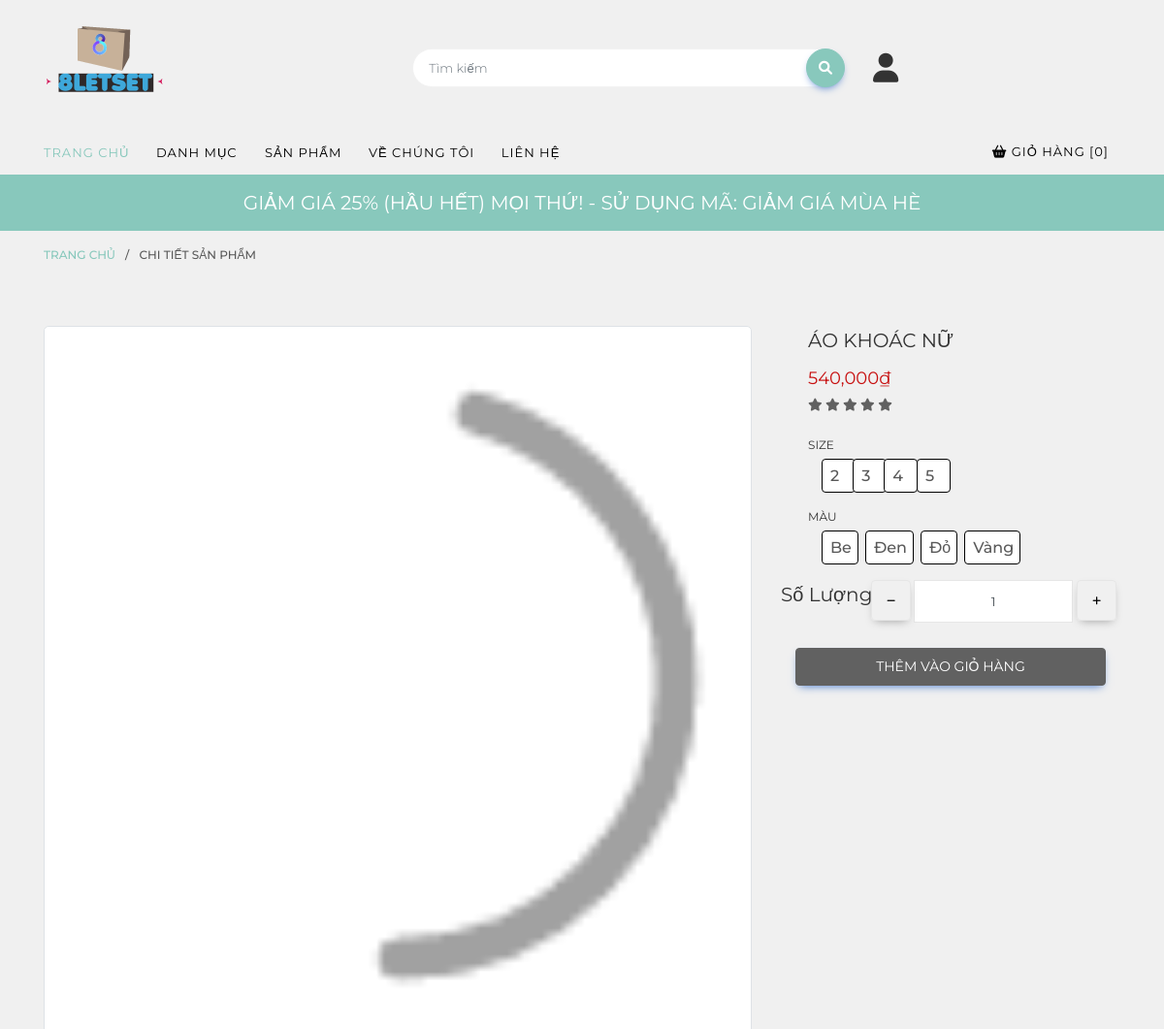
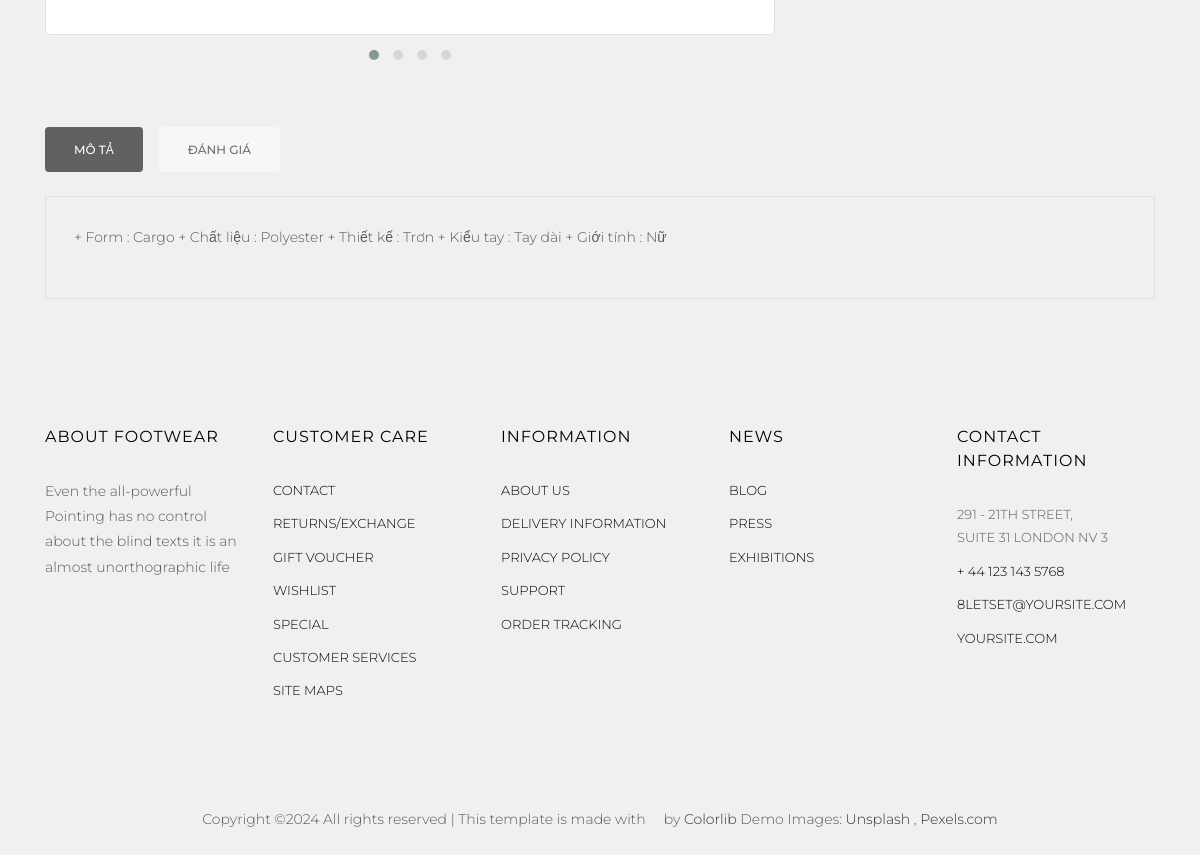
The app's page /?view=product-detail&id=95 with its own data (2 pictures, top to bottom).
### tables this page shows
CREATE TABLE `anhsp` (
  `MaSP` int(11) NOT NULL,
  `Anh1` varchar(500) NOT NULL,
  `Anh2` varchar(500) DEFAULT NULL,
  `Anh3` varchar(500) DEFAULT NULL,
  `Anh4` varchar(500) DEFAULT NULL
);

CREATE TABLE `sanpham` (
  `MaSP` int(11) NOT NULL,
  `TenSP` varchar(50) NOT NULL,
  `MaDM` int(11) DEFAULT NULL,
  `MaNCC` int(11) NOT NULL,
  `SoLuong` int(11) DEFAULT 0,
  `MoTa` text DEFAULT NULL,
  `DonGia` decimal(10,0) NOT NULL,
  `AnhNen` varchar(50) DEFAULT NULL
);

### model/database.php (called while the page is built, shortened)
<?php
    $servername = "localhost";
    $database = "8letset";
    $username = "root";
    $password = "";
    $conn = mysqli_connect($servername, $username, $password, $database);
function product($id){
  global $conn;
  $sql="SELECT * FROM sanpham WHERE `MaSP` = $id";
  $resulf=mysqli_query($conn,$sql);
  $count=mysqli_num_rows($resulf);
  if($count==0){
      return false;
    }else{
      return  $resulf;
    }
}
function price_sale($id,$gia){
  global $conn;
  $a=0; $b=0;$tong=0;
  date_default_timezone_set('Asia/Ho_Chi_Minh');$date=getdate();
  $km="SELECT * FROM `sanphamkhuyenmai` WHERE `MaSP`=".$id;
  $query_km=mysqli_query($conn,$km);
  if ($a!==0 && $b!==0) {
    return  $tong = $gia - $a - ($gia*$b/100);
  }elseif($b==0){
    return $tong=$gia-$a;
  }elseif($a==0){
    return $tong=$gia-($gia*$b/100);
  }else{
    return $gia;
  }
}
function product_detail_color($id){
  global $conn;
  $sql="SELECT  DISTINCT MaMau FROM `chitietsanpham` WHERE  `MaSP` = $id";
  $resulf=mysqli_query($conn,$sql);
  $count=mysqli_num_rows($resulf);
  if($count==0){
      return false;
    }else{
      return  $resulf;
    }
}
function product_detail_size($id){
  global $conn;
  $sql="SELECT  DISTINCT MaSize FROM `chitietsanpham` WHERE  `MaSP` = $id";
  $resulf=mysqli_query($conn,$sql);
  $count=mysqli_num_rows($resulf);
  if($count==0){
      return false;
    }else{
      return  $resulf;
    }
}
function product_detail_image($id){
  global $conn;
  $sql="SELECT  * FROM `anhsp` WHERE  `MaSP` = $id";
  $resulf=mysqli_query($conn,$sql);
  $count=mysqli_num_rows($resulf);
  if($count==0){
      return false;
    }else{
      return  $resulf;
    }
}
  $res=selectdata($sql); ?>

### view/product-detail.php (the view, shortened to what this page needs)
<?php
    $id = $_GET['id'];
    $product=mysqli_fetch_array(product($id));
    $price_sale=price_sale($product['MaSP'],$product['DonGia']);
    $product_detail_size=product_detail_size($id);
    $product_detail_color=product_detail_color($id);
    if(product_detail_image($id)==false){$product_detail_image=array('Anh1'=>'loader.gif','Anh2'=>'loader.gif','Anh3'=>'loader.gif','Anh4'=>'loader.gif'); }else{ $product_detail_image=mysqli_fetch_array(product_detail_image($id));}
?>
<div class="breadcrumbs">
    <div class="container">
        <div class="row">
            <div class="col">
                <p class="bread"><span><a href="?view">Trang chủ</a></span> / <span>Chi tiết sản phẩm<menu type="context"></menu></span></p>
            </div>
        </div>
    </div>
</div>
<div class="colorlib-product">
    <div class="container">
        <div class="row row-pb-lg product-detail-wrap">
            <div class="col-sm-8">
                <div class="owl-carousel">
                    <div class="item">
                        <div class="product-entry border">
                            <a href="#" class="prod-img">
                                <img src="webroot/image/sanpham/<?php echo $product_detail_image['Anh1'] ?>" class="img-fluid" alt="Dinh Tri code ">
                            </a>
                        </div>
                    </div>
                </div>
            </div>
            <form class="col-sm-4" action="?view=addtocart" method="post" id="form1">
                <div class="product-desc">
                    <h3><?php echo $product['TenSP']; ?></h3>
                    <p class="price">
                        <span><?php echo number_format($price_sale,0).'₫'; ?></span>
                        <span class="rate">
                            <i class="fas fa-star"></i>
                            <i class="fas fa-star"></i>
                            <i class="fas fa-star"></i>
                            <i class="fas fa-star"></i>
                            <i class="fas fa-star"></i>
                        </span>
                    </p>
                </div>
                <div class="size-wrap">
                    <div class="block-26 mb-2">
                        <h4>Size</h4>
                        <?php while ($row=(mysqli_fetch_array($product_detail_size))) {?>
                                <div class="box-size">
                                    <label class="custom-control-label " for="<?php echo $row['MaSize'];?>"><h6><?php echo $row['MaSize'];?></h6></label>
                                </div>
                        <?php }?>
                    </div>
                </div>
                <div class="size-wrap">
                    <div class="block-26 mb-2">
                        <h4>Màu</h4>
                        <?php while ($row=(mysqli_fetch_array($product_detail_color))) {?>
                        <div class="box-mau">
                            <label class="custom-control-label " for="<?php echo $row['MaMau'];?>"><h6><?php echo $row['MaMau'];?></h6></label>
                        </div> <?php }?>
                    </div>
                </div>
                <div class="size-wrap">
                <div class="input-group mb-4">
                    <h5>Số Lượng  </h5>
                    <span class="input-group-btn">
                        <button type="button" class="quantity-left-minus btn"  id="tru"><i class="fas fa-minus"></i></button>
                    </span>
                    <input type="text" id="soluong" name="soluong" id="soluong" class="form-control input-number" value="1" min="1" max="10">
                    <span class="input-group-btn ml-1">
                        <button type="button" class="quantity-right-plus btn" id="cong"> <i class="fas fa-plus"></i></button>
                    </span>
                </div>
                </div>
                <div class="col-sm-12 text-center">
                    <p class="addtocart"><button type="submit" form="form1" name='addtocart' class="btn col-sm-12 btn-primary "> Thêm vào giỏ hàng</button></p>
                </div>
            </form>
        </div>
        <div class="row">
            <div class="col-sm-12">
                <div class="row">
                    <div class="col-md-12 pills">
                        <div class="bd-example bd-example-tabs">
                            <ul class="nav nav-pills mb-3" id="pills-tab" role="tablist">
                                <li class="nav-item">
                                    <a class="nav-link active" id="pills-description-tab" data-toggle="pill" href="#pills-description" role="tab" aria-controls="pills-description" aria-expanded="true">Mô tả</a>
                                </li>
                                <li class="nav-item">
                                    <a class="nav-link" id="pills-review-tab" data-toggle="pill" href="#pills-review" role="tab" aria-controls="pills-review" aria-expanded="true">Đánh giá</a>
                                </li>
                            </ul>
                            <div class="tab-content" id="pills-tabContent">
                                <div class="tab-pane border fade show active" id="pills-description" role="tabpanel" aria-labelledby="pills-description-tab">
                                    <p><?php echo $product['MoTa'] ?></p>
                                </div>
                            </div>
                        </div>
                    </div>
                </div>
            </div>
        </div>
    </div>
</div>

### webroot/css/style.css (style rules this page uses)
body { font-family: 'Montserrat', sans-serif; background-color: rgb(240, 240, 240); }
.product-entry { background: #fff; padding: 5px; border-radius: 5px; }
.box-size { float: left; }
.box-size label { padding-left: 5px; padding-top: 5px; position: relative; margin-bottom: 8px; margin-left: 18px; line-height: 20px; }
.box-size label:before { width: 35px; height: 35px; position: absolute; top: -9%; left: -4px; content: ''; background: #fff; border: 1px solid black; z-index: -1; border-radius: 4px; }
.box-size label::after { display: none; }
.box-mau { float: left; }
.box-mau label { padding-left: 5px; padding-top: 5px; position: relative; margin-bottom: 8px; margin-left: 18px; line-height: 20px; }
.box-mau label:before { width: -webkit-fill-available; height: 35px; position: absolute; top: -9%; left: -4px; content: ''; background: #fff; border: 1px solid black; z-index: -1; border-radius: 4px; margin-right: -7px; }
.box-mau label::after { display: none; }
a { text-decoration: none; color: #333; }

### records on screen
anhsp: Anh1 (picture)
sanpham: TenSP "ÁO KHOÁC NỮ", MoTa "+ Form : Cargo + Chất liệu : Polyester + Thiết kế : Trơn + Kiểu tay : Tay dài + Giới tính : Nữ"

### other values on screen
$dem "0"
$price_sale "540,000"
$row['MaSize'] "2"
$row['MaSize'] "3"
$row['MaSize'] "4"
$row['MaSize'] "5"
$row['MaMau'] "Be"
$row['MaMau'] "Đen"
$row['MaMau'] "Đỏ"
$row['MaMau'] "Vàng"
